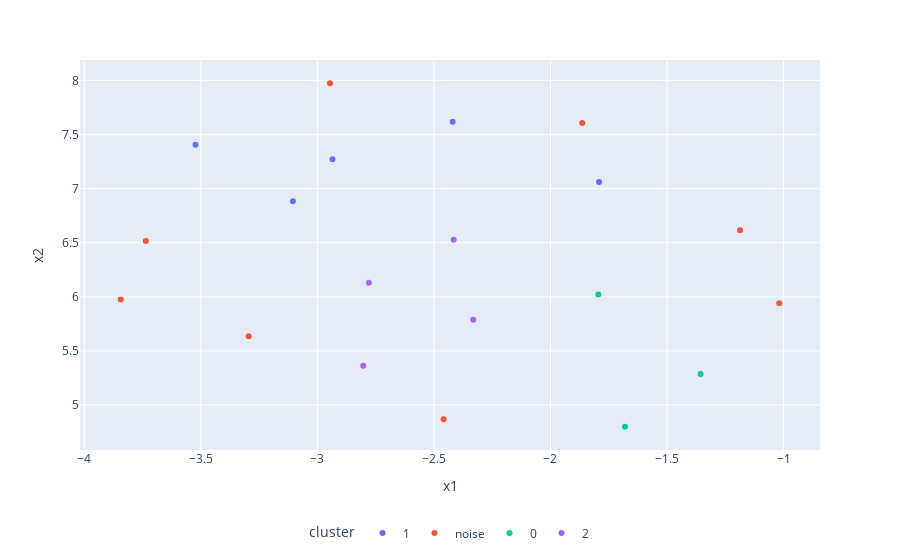

Notebook source saved alongside this figure:
### Markdown cell above
**Clusterizamos con HBDSCAN en high dimention y graficamos el cluster**

### Code cell
from hdbscan import HDBSCAN
from sklearn.preprocessing import normalize
import pandas as pd
import plotly.express as px


hdb = HDBSCAN(min_cluster_size=2, min_samples=1 ).fit(sentiment_embedded)
labels = hdb.labels_


print(labels)



df_plot = pd.DataFrame({
    "x1": X2[:, 0],           # reusa la proyeccion 2D de la celda anterior
    "x2": X2[:, 1],
    "cluster": labels,    # −1 = ruido
    "code": labels_calls
})

# opcion: mostrar "noise" en la leyenda
df_plot["cluster_str"] = df_plot["cluster"].astype(str).replace({"-1": "noise"})

fig = px.scatter(
    df_plot, x="x1", y="x2",
    color="cluster_str",               # o usa "cluster" si prefieres numerico
    hover_data=["code"],
    color_discrete_sequence=px.colors.qualitative.Plotly
)
fig.update_layout(
    xaxis_title="x1", yaxis_title="x2",
    legend_title_text="cluster",
    legend=dict(orientation="h", yanchor="bottom", y=-0.25, xanchor="center", x=0.5)
)
fig.show()

### Figure 1 — Plotly figure (JSON) as saved in the notebook; plotly's stock layout.template omitted (floating-point values rounded to 4 significant figures)
{"data": [{"customdata": [["Product Feature Inquiry \n"], ["Customer Order Inquiry \n"], ["Order Delivery Delay \n"], ["Customer Order Inquiry \n"], ["Product Inquiry Weekend Delivery \n"]], "hovertemplate": "cluster_str=1<br>x1=%{x}<br>x2=%{y}<br>code=%{customdata[0]}<extra></extra>", "legendgroup": "1", "marker": {"color": "#636EFA", "symbol": "circle"}, "mode": "markers", "name": "1", "orientation": "v", "showlegend": true, "type": "scatter", "x": [-1.791, -3.105, -2.936, -3.523, -2.419], "xaxis": "x", "y": [7.062, 6.884, 7.271, 7.407, 7.62], "yaxis": "y"}, {"customdata": [["Damaged Refrigerator Complaint \n"], ["Wireless Speaker Functionality \n"], ["Technical Data Request \n"], ["Color Discrepancy Concern  \n"], ["Tablet Functionality Inquiry \n"], ["WasherDryer Combo Malfunction \n"], ["Software Suite Pro Installation Issues \n"], ["Office Furniture Procurement \n"]], "hovertemplate": "cluster_str=noise<br>x1=%{x}<br>x2=%{y}<br>code=%{customdata[0]}<extra></extra>", "legendgroup": "noise", "marker": {"color": "#EF553B", "symbol": "circle"}, "mode": "markers", "name": "noise", "orientation": "v", "showlegend": true, "type": "scatter", "x": [-3.736, -1.018, -1.864, -3.295, -1.186, -3.844, -2.459, -2.946], "xaxis": "x", "y": [6.517, 5.941, 7.607, 5.635, 6.616, 5.976, 4.867, 7.975], "yaxis": "y"}, {"customdata": [["Laptop Connectivity Issues \n"], ["Router Network Setup \n"], ["System Outage Impact \n"]], "hovertemplate": "cluster_str=0<br>x1=%{x}<br>x2=%{y}<br>code=%{customdata[0]}<extra></extra>", "legendgroup": "0", "marker": {"color": "#00CC96", "symbol": "circle"}, "mode": "markers", "name": "0", "orientation": "v", "showlegend": true, "type": "scatter", "x": [-1.356, -1.68, -1.795], "xaxis": "x", "y": [5.286, 4.799, 6.021], "yaxis": "y"}, {"customdata": [["Customer Satisfaction DW-6543  \n"], ["Customer Satisfaction With PR9876  \n"], ["Customer Satisfaction With CAMERA-PRO-1 \n"], ["Customer Satisfaction With Television  \n"]], "hovertemplate": "cluster_str=2<br>x1=%{x}<br>x2=%{y}<br>code=%{customdata[0]}<extra></extra>", "legendgroup": "2", "marker": {"color": "#AB63FA", "symbol": "circle"}, "mode": "markers", "name": "2", "orientation": "v", "showlegend": true, "type": "scatter", "x": [-2.415, -2.779, -2.804, -2.331], "xaxis": "x", "y": [6.527, 6.13, 5.363, 5.788], "yaxis": "y"}], "layout": {"legend": {"orientation": "h", "title": {"text": "cluster"}, "tracegroupgap": 0, "x": 0.5, "xanchor": "center", "y": -0.25, "yanchor": "bottom"}, "margin": {"t": 60}, "xaxis": {"anchor": "y", "domain": [0, 1], "title": {"text": "x1"}}, "yaxis": {"anchor": "x", "domain": [0, 1], "title": {"text": "x2"}}}}
